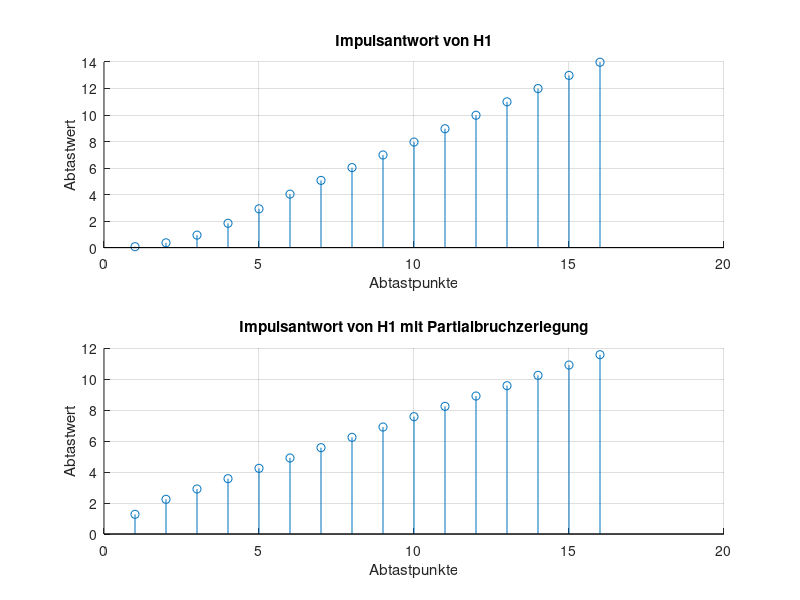

Reproduce this figure in MATLAB.
clear
close all
clc 

a = [1, -1.2676, 0.9, -0.2248];
b = [0.0691, 0.1346, 0.0691, 0.1346];
x = [1:16]

% d)
figure(1)
subplot(211); hold on; grid on;
stem(filter(b,a,x))
title("Impulsantwort von H1");
xlabel('Abtastpunkte');
ylabel('Abtastwert');

% g)
subplot(212); hold on; grid on;
stem(filter(residuez(b,a), [1,0,0], x));
title("Impulsantwort von H1 mit Partialbruchzerlegung");
xlabel('Abtastpunkte');
ylabel('Abtastwert');




